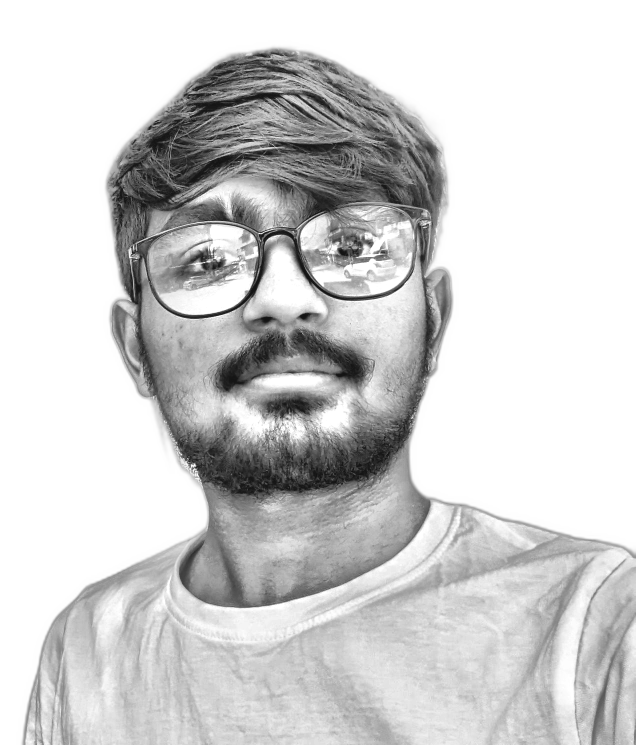
#> input picture data/source-prepped.png, 1271 x 1489 px, found by its file name (shown at 1/2 size)
$ python make_ascii_svg.py
#> lines starting #> are read from the running program, lines starting #| are printed output that depends on the picture
"""
Convert a portrait photo into a CLEAN, monochrome ASCII-art SVG (Andrew6rant
style: one light-gray color, subject isolated on a dark background) that "types"
itself in like a terminal, then holds.

Monochrome is deliberate -- per-character rainbow color is what makes ASCII
portraits look noisy. One fill color + a good density ramp + high contrast (so a
busy background washes out to blank) reads as neat and legible.

GitHub renders SVGs embedded via <img> and runs their SMIL animations there (JS
does not run). Each row is revealed with a left-to-right clip wipe plus a small
block cursor riding the wipe edge, staggered top -> bottom, so the whole
portrait prints once and freezes.
"""
from PIL import Image, ImageEnhance, ImageOps, ImageFilter
import html
import os
import sys

HERE = os.getcwd()
print(HERE)
# defaults to the prepped grayscale image (see prep_photo.py), which already has
# the background removed + local contrast applied.
SRC = sys.argv[1] if len(sys.argv) > 1 else os.path.join(HERE, "data/source-prepped.png")
OUT = sys.argv[2] if len(sys.argv) > 2 else os.path.join(HERE, "data/dev-ascii.svg")

COLS = 100
ROWS = 53
CELL_W = 8
CELL_H = 15
RAMP = " .`:-=+*cs#%@"  # bright(sparse) -> dark(dense); leading space clears bg

# the prepped image already has bg removed + CLAHE local contrast, so only
# light global tuning is needed here.
CONTRAST = 1.05
BRIGHTNESS = 1.0
GAMMA = 1.18          # >1 brightens mids -> face lands in sparser chars
SHARPEN = False
WHITE_FLOOR = 0.80    # luminance above this is forced to blank (space)

PAD = 20
TITLEBAR_H = 30
STATUS_H = 30
ART_W = COLS * CELL_W
ART_H = ROWS * CELL_H
CANVAS_W = ART_W + PAD * 2
CANVAS_H = TITLEBAR_H + ART_H + STATUS_H + PAD

BG = "#0d1117"
BG2 = "#111722"
FRAME = "#30363d"
TITLE_TEXT = "#7d8590"
INK = "#c9d1d9"      # the single ascii color (matches Andrew6rant)
CURSOR = "#c9d1d9"

# ---- reveal timing (one-shot; a cursor rasters top -> bottom) -------------
ROW_DUR = 0.11
STAGGER = 0.11       # == ROW_DUR -> a single cursor sweeping down

# ---- 1. sample the image into a COLS x ROWS grayscale grid ----------------
im = Image.open(SRC).convert("L")               # grayscale
#> im is the input picture: PIL image 1271x1489 L; min 18, max 255, mean 208.5
if SHARPEN:
    im = im.filter(ImageFilter.UnsharpMask(radius=2, percent=140, threshold=2))
im = ImageEnhance.Brightness(im).enhance(BRIGHTNESS)
im = ImageEnhance.Contrast(im).enhance(CONTRAST)
im = im.resize((COLS, ROWS), Image.LANCZOS)
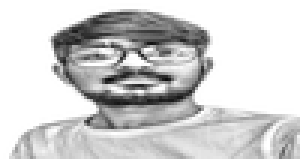
#> im: PIL image 100x53 L (shown 3 times larger); min 8, max 255, mean 207
px = im.load()

STATIC = bool(os.environ.get("STATIC"))  # emit frozen state for previews

rows_txt = []
for y in range(ROWS):
    chars = []
    for x in range(COLS):
        lum = px[x, y] / 255.0
        lum = pow(lum, GAMMA)
        if lum >= WHITE_FLOOR:
            chars.append(" ")
            continue
        idx = int((1.0 - lum) * (len(RAMP) - 1) + 0.5)
        idx = max(0, min(len(RAMP) - 1, idx))
        chars.append(RAMP[idx])
    rows_txt.append("".join(chars))
#> after the loop, rows_txt = 53 items

art_top = TITLEBAR_H + PAD * 0.35

# ---- 2. assemble SVG ------------------------------------------------------
parts = []
parts.append(
    f'<svg xmlns="http://www.w3.org/2000/svg" width="{CANVAS_W}" height="{CANVAS_H}" '
    f'viewBox="0 0 {CANVAS_W} {CANVAS_H}" font-family="ui-monospace, SFMono-Regular, '
    f'Menlo, Consolas, monospace">'
)
parts.append('<defs>'
             f'<linearGradient id="bg" x1="0" y1="0" x2="0" y2="1">'
             f'<stop offset="0" stop-color="{BG2}"/><stop offset="1" stop-color="{BG}"/>'
             f'</linearGradient></defs>')

parts.append(f'<rect width="{CANVAS_W}" height="{CANVAS_H}" rx="12" fill="url(#bg)"/>')
parts.append(f'<rect x="0.5" y="0.5" width="{CANVAS_W-1}" height="{CANVAS_H-1}" rx="12" '
             f'fill="none" stroke="{FRAME}" stroke-width="1"/>')

parts.append(f'<line x1="0" y1="{TITLEBAR_H}" x2="{CANVAS_W}" y2="{TITLEBAR_H}" stroke="{FRAME}"/>')
for i, dotcol in enumerate(["#ff5f56", "#ffbd2e", "#27c93f"]):
    parts.append(f'<circle cx="{PAD + i*16}" cy="{TITLEBAR_H/2}" r="5" fill="{dotcol}"/>')
parts.append(f'<text x="{CANVAS_W/2}" y="{TITLEBAR_H/2 + 4}" fill="{TITLE_TEXT}" font-size="12" '
             f'text-anchor="middle">avi@github: ~$ ./portrait.sh</text>')

# one <text> per row (single color -> no per-char markup, tiny file)
font_size = CELL_H * 0.86
for ry, line in enumerate(rows_txt):
    y = art_top + ry * CELL_H + CELL_H * 0.74
    row_y = art_top + ry * CELL_H
    delay = ry * STAGGER
    safe = html.escape(line)
    text = (f'<text xml:space="preserve" x="{PAD}" y="{y:.1f}" fill="{INK}" '
            f'font-size="{font_size:.1f}" textLength="{ART_W}" lengthAdjust="spacing">{safe}</text>')

    if STATIC:
        parts.append(text)
        continue

    parts.append(
        f'<clipPath id="r{ry}"><rect x="{PAD}" y="{row_y:.1f}" height="{CELL_H}" width="0">'
        f'<animate attributeName="width" from="0" to="{ART_W}" begin="{delay:.3f}s" '
        f'dur="{ROW_DUR:.2f}s" fill="freeze"/></rect></clipPath>'
    )
    parts.append(f'<g clip-path="url(#r{ry})">{text}</g>')
    parts.append(
        f'<rect y="{row_y+1:.1f}" width="{CELL_W}" height="{CELL_H-2}" fill="{CURSOR}" opacity="0">'
        f'<animate attributeName="x" from="{PAD}" to="{PAD+ART_W}" begin="{delay:.3f}s" '
        f'dur="{ROW_DUR:.2f}s" fill="freeze"/>'
        f'<set attributeName="opacity" to="0.85" begin="{delay:.3f}s"/>'
        f'<set attributeName="opacity" to="0" begin="{delay+ROW_DUR:.3f}s"/></rect>'
    )
#> this loop made 53 passes
#> (y, row_y, delay) on passes 1 to 12: (48.1, 37, 0), (63.1, 52, 0.11), (78.1, 67, 0.22), (93.1, 82, 0.33), (108.1, 97, 0.44), (123.1, 112, 0.55), (138.1, 127, 0.66), (153.1, 142, 0.77), (168.1, 157, 0.88), (183.1, 172, 0.99), (198.1, 187, 1.1), (213.1, 202, 1.21)
#> after the loop, parts = 168 items

# status bar with a steady blinking cursor
status_line_y = TITLEBAR_H + ART_H + PAD * 0.35
status_y = status_line_y + 19
parts.append(f'<line x1="0" y1="{status_line_y:.1f}" x2="{CANVAS_W}" y2="{status_line_y:.1f}" stroke="{FRAME}"/>')
parts.append(f'<text x="{PAD}" y="{status_y:.1f}" fill="{TITLE_TEXT}" font-size="13">'
             f'avi@github:~$ whoami <tspan fill="{INK}">Avi Vashishta</tspan></text>')
parts.append(f'<rect x="{PAD+196}" y="{status_y-12:.1f}" width="8" height="14" fill="{INK}">'
             f'<animate attributeName="opacity" values="1;1;0;0" keyTimes="0;0.5;0.51;1" '
             f'dur="1s" repeatCount="indefinite"/></rect>')

parts.append("</svg>")
svg = "".join(parts)
with open(OUT, "w") as f:
    f.write(svg)
print("wrote", OUT, len(svg), "bytes;", CANVAS_W, "x", CANVAS_H)
#| wrote scripts/data/dev-ascii.svg 37798 bytes; 840 x 875

$ run again, with data/dev.jpg saved as data/source-prepped.png
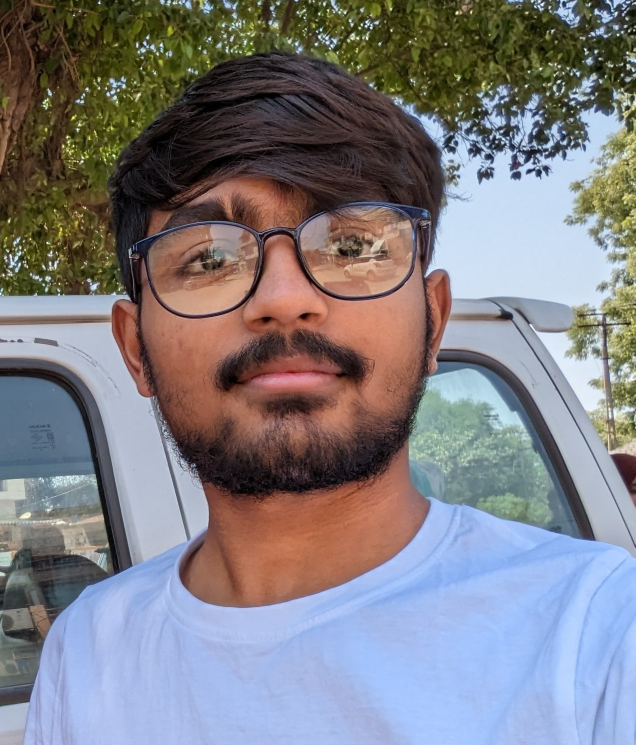
#> input picture data/dev.jpg, 1271 x 1489 px, found by its file name (shown at 1/2 size)
#> `im = Image.open(SRC).convert("L")`:
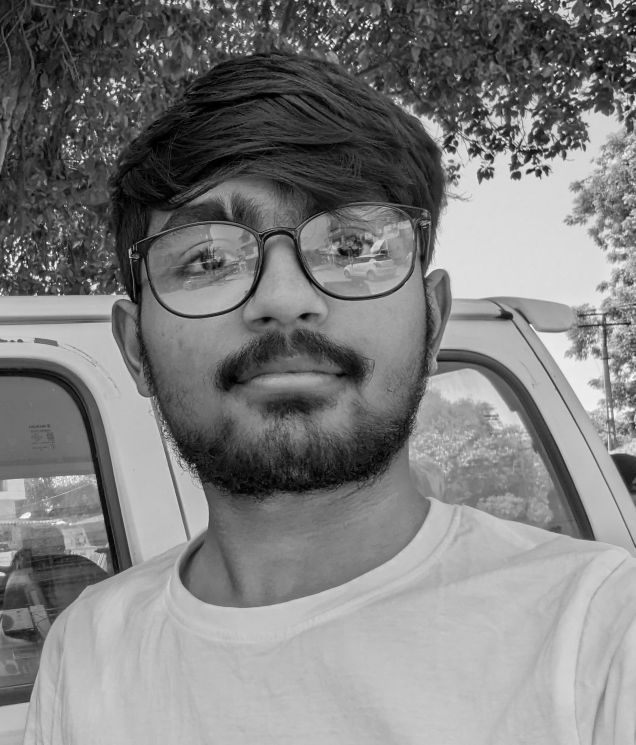
#> im: PIL image 1271x1489 L (shown at 1/2 size); min 0, max 255, mean 126.7
#> `im = im.resize((COLS, ROWS), Image.LANCZOS)`:
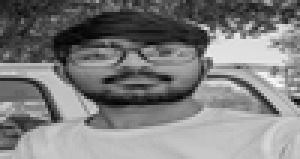
#> im: PIL image 100x53 L (shown 3 times larger); min 2, max 248, mean 126.2
#> after the loop `for y in range(ROWS):`: rows_txt = 53 items
#> the loop `for ry, line in enumerate(rows_txt):` made 53 passes
#> (y, row_y, delay) on passes 1 to 8: (48.1, 37, 0), (63.1, 52, 0.11), (78.1, 67, 0.22), (93.1, 82, 0.33), (108.1, 97, 0.44), (123.1, 112, 0.55), (138.1, 127, 0.66), (153.1, 142, 0.77)
#> after the loop `for ry, line in enumerate(rows_txt):`: parts = 168 items
#| wrote scripts/data/dev-ascii.svg 37798 bytes; 840 x 875
